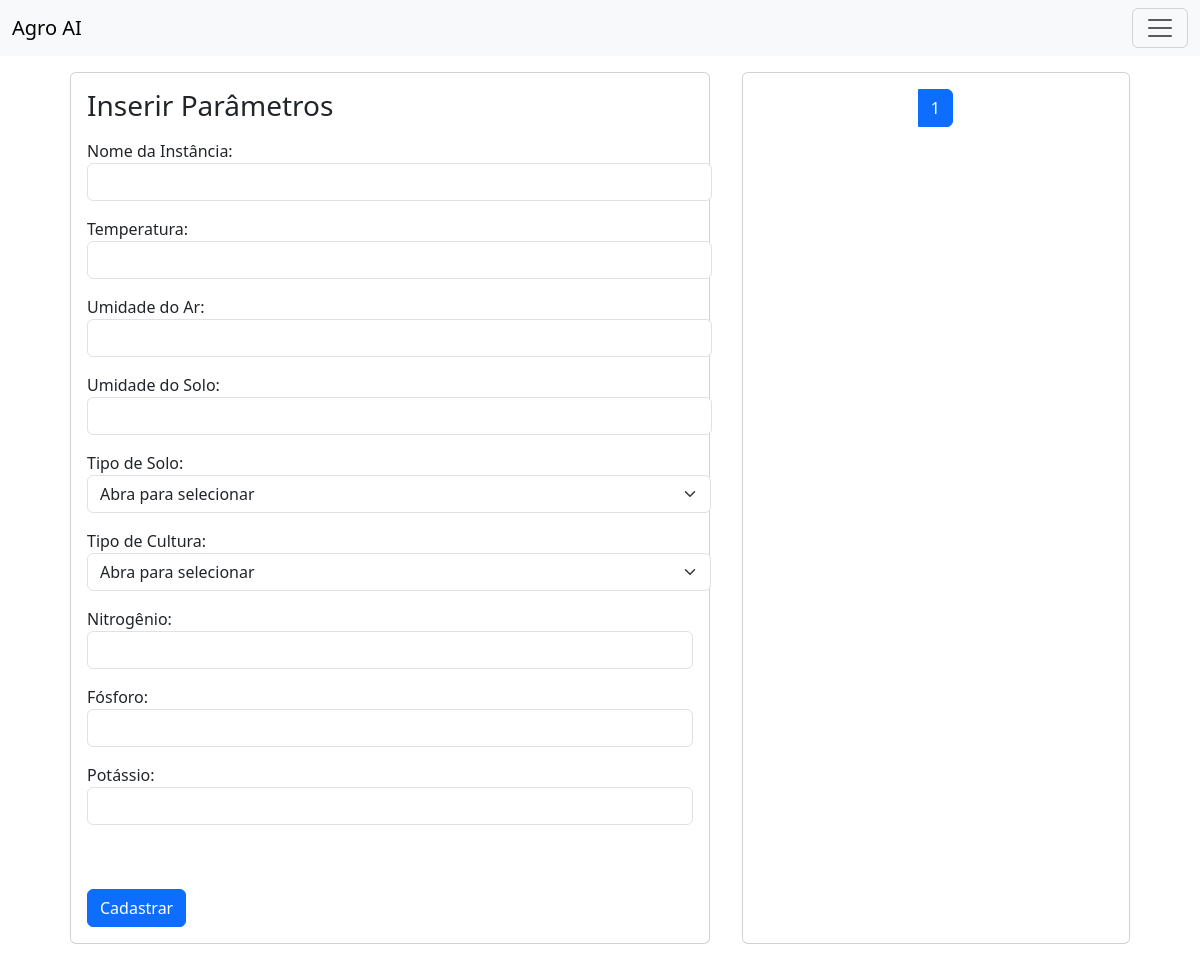
Page /criar_instancia/ (signed in) on the earlier database version.
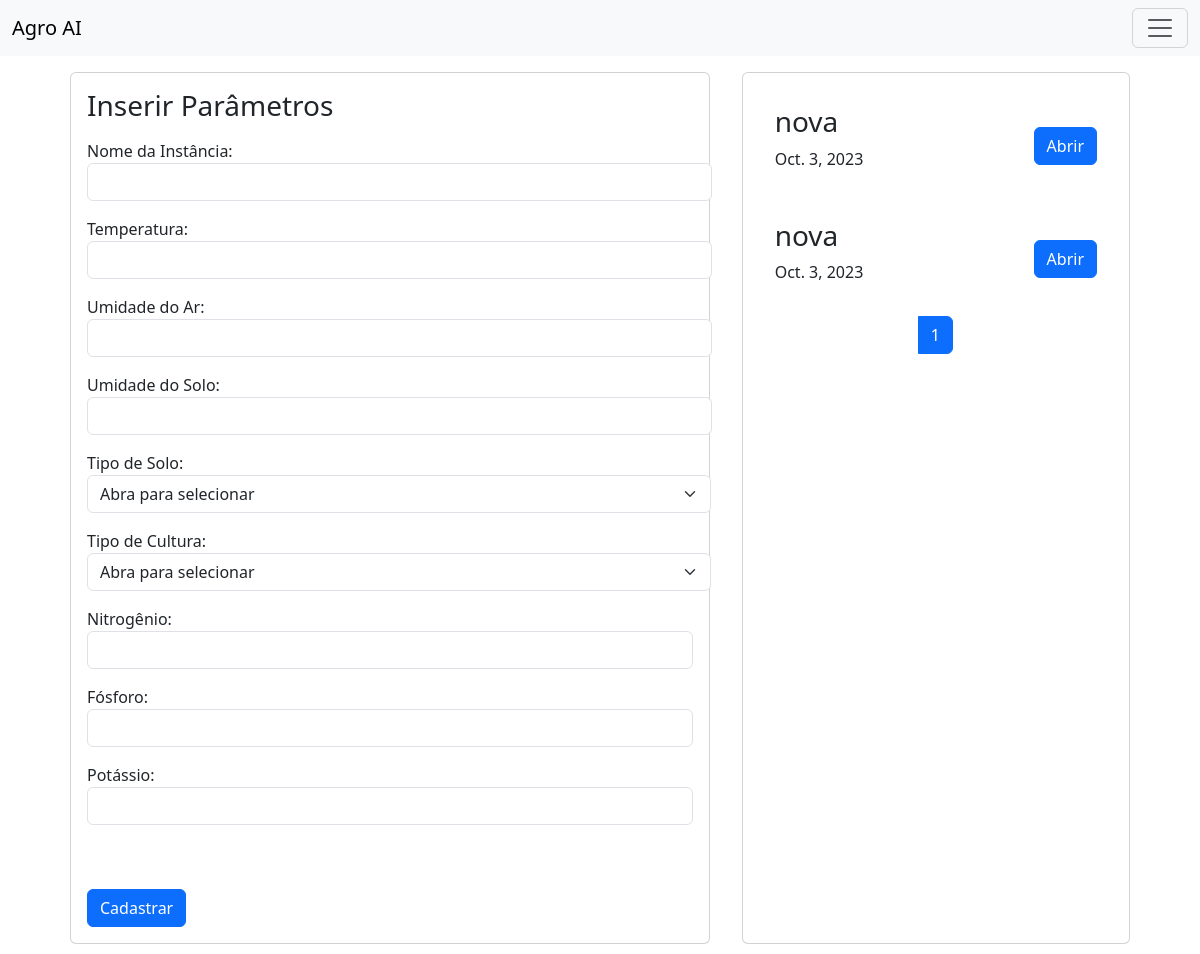
Same page on the later database version.
### fertilizer_predictor/models.py (models this page shows)
class Instancia(models.Model):
    id_instancia = models.AutoField(primary_key=True)
    nome_instancia = models.TextField()
    temperatura = models.IntegerField()
    umidade_ar = models.IntegerField()
    umidade_solo = models.IntegerField()
    tipo_solo = models.IntegerField()
    tipo_cultura = models.IntegerField()
    nitrogenio = models.IntegerField()
    potassio = models.IntegerField()
    fosforo = models.IntegerField()
    id_usuario = models.ForeignKey(User, on_delete=models.CASCADE)
    data = models.DateField(default=date.today)

### fertilizer_predictor/views.py (the view)
# urls.py: path('criar_instancia/', views.create_instancia, name='create_instancia'),
def create_instancia(request):
    if request.method == 'POST':
        form = ParametrosForm(request.POST)
        if form.is_valid():
            instancia = Instancia(
                nome_instancia=form.cleaned_data['nome_instancia'],
                temperatura=form.cleaned_data['temperatura'],
                umidade_ar=form.cleaned_data['umidade_ar'],
                umidade_solo=form.cleaned_data['umidade_solo'],
                tipo_solo=form.cleaned_data['tipo_solo'],
                tipo_cultura=form.cleaned_data['tipo_cultura'],
                nitrogenio=form.cleaned_data['nitrogenio'],
                fosforo=form.cleaned_data['fosforo'],
                potassio=form.cleaned_data['potassio'],
                id_usuario=request.user,
                data=date.today()
            )
            instancia.save()
            resultado = predict_fertilizer(instancia)
            return result(request, resultado.id_resultado)
    else:
        form = ParametrosForm()
        lista_instancia = Instancia.objects.filter(id_usuario=request.user)
        p = Paginator(lista_instancia, 7)
        page = request.GET.get('page')
        instancias = p.get_page(page)
        return render(request, 'fertilizante/create-instance.html', {'form': form, 'lista_instancia': lista_instancia, 'instancias': instancias})

### fertilizer_predictor/templates/fertilizante/create-instance.html (shortened to what this page needs)
{% extends 'partials/menu.html' %}
{% block content %}
<div class="container" style="display: flex; flex-direction: row;">
    <div class="card m-3">
        <div class="card-body">
            <div class="row">
                <div class="col">
                    <h3 class="mb-3">Inserir Parâmetros</h3>
                    <form method="POST">
                        {{ form.as_p }}
                        <br>
                        <br>
                        <button type="submit" class="btn btn-primary">Cadastrar</button>
                    </form>
                </div>
            </div>
        </div>
    </div>
    <div class="card m-3" style="display: flex; flex-direction: column; width: 400px;">
        <div class="card-body">
            {% for i in instancias %}
            <div class="card-body" style="display: flex; flex-direction: row; justify-content: space-between; align-items: center;">
                <div class="info">
                    <h3 class="card-title">{{i.nome_instancia}}</h3>
                    <p>{{i.data}}</p>
                </div>
                <div class="btn-group">
                    <a href="{% url 'edit_instancia' i.id_instancia %}" class="btn btn-primary">Abrir</a>
                </div>
            </div>
            {% endfor %}
            <nav aria-label="Page navigation">
                <ul class="pagination justify-content-center">
                    {% for page in instancias.paginator.page_range %}
                    <li class="page-item {% if page == instancias.number %}active{% endif %}"><a class="page-link" href="?page={{ page }}">{{ page }}</a></li>
                    {% endfor %}
                </ul>
            </nav>
        </div>
    </div>
</div>
{% endblock %}

### fertilizer_predictor/templates/partials/menu.html (shortened to what this page needs)
<!doctype html>
<html lang="en">
  <head>
    <link href="https://cdn.jsdelivr.net/npm/bootstrap@5.3.1/dist/css/bootstrap.min.css" rel="stylesheet">
  </head>
  <body>
    <div>
    <nav class="navbar bg-body-tertiary sticky-top">
      <div class="container-fluid">
        <a class="navbar-brand" href="/">Agro AI</a>
        <button class="navbar-toggler" type="button" data-bs-toggle="offcanvas" data-bs-target="#offcanvasNavbar" aria-controls="offcanvasNavbar" aria-label="Toggle navigation">
          <span class="navbar-toggler-icon"></span>
        </button>
      </div>
    </nav>
  </div>
  <main class="container" style="display: flex;">
    {% block content %}
    {% endblock %}
  </main>
  </body>
</html>

Differences in the rows shown:
added Instancia: nome_instancia "nova", data "Oct. 3, 2023"
added Instancia: nome_instancia "nova", data "Oct. 3, 2023"
